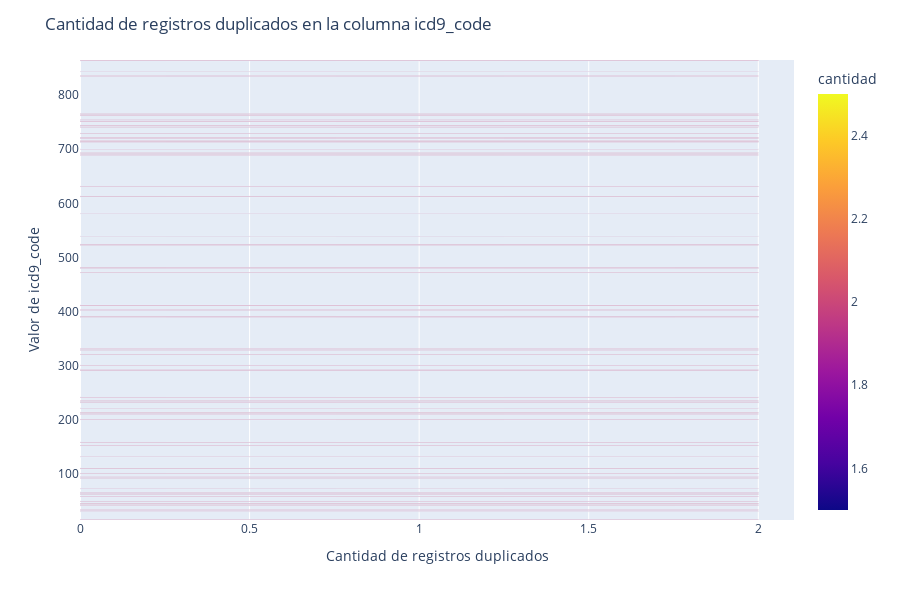

The cell this chart's notebook holds for it:
### Code cell
import plotly.express as px

# Identificamos las filas que están duplicadas en la columna 'icd9_code'
duplicados = df2.duplicated(subset=['icd9_code'], keep=False)

# Filtramos las filas duplicadas usando el método loc()
filas_duplicadas = df2.loc[duplicados]

# Contamos la cantidad de veces que aparece cada valor duplicado
conteo = filas_duplicadas.groupby('icd9_code').size().reset_index(name='cantidad')

# Creamos un diagrama de barras horizontales agrupados con Plotly
fig = px.bar(conteo, x='cantidad', y='icd9_code', orientation='h', 
             color='cantidad', text='cantidad')

# Personalizamos el diseño del gráfico
fig.update_layout(title='Cantidad de registros duplicados en la columna icd9_code',
                  xaxis_title='Cantidad de registros duplicados',
                  yaxis_title='Valor de icd9_code',
                  legend_title='Cantidad',
                  height=600)

# Mostramos el gráfico
fig.show()

### Figure 1 — Plotly figure (JSON) as saved in the notebook; plotly's stock layout.template omitted (floating-point values rounded to 4 significant figures)
{"data": [{"alignmentgroup": "True", "hovertemplate": "cantidad=%{marker.color}<br>icd9_code=%{y}<extra></extra>", "legendgroup": "", "marker": {"color": [2, 2, 2, 2, 2, 2, 2, 2, 2, 2, 2, 2, 2, 2, 2, 2, 2, 2, 2, 2, 2, 2, 2, 2, 2, 2, 2, 2, 2, 2, 2, 2, 2, 2, 2, 2, 2, 2, 2, 2, 2, 2, 2, 2, 2, 2, 2, 2, 2, 2, 2, 2, 2, 2, 2, 2, 2, 2, 2, 2, 2, 2, 2, 2, 2, 2, 2, 2, 2, 2, 2, 2, 2], "coloraxis": "coloraxis", "pattern": {"shape": ""}}, "name": "", "offsetgroup": "", "orientation": "h", "showlegend": false, "text": [2, 2, 2, 2, 2, 2, 2, 2, 2, 2, 2, 2, 2, 2, 2, 2, 2, 2, 2, 2, 2, 2, 2, 2, 2, 2, 2, 2, 2, 2, 2, 2, 2, 2, 2, 2, 2, 2, 2, 2, 2, 2, 2, 2, 2, 2, 2, 2, 2, 2, 2, 2, 2, 2, 2, 2, 2, 2, 2, 2, 2, 2, 2, 2, 2, 2, 2, 2, 2, 2, 2, 2, 2], "textposition": "auto", "type": "bar", "x": [2, 2, 2, 2, 2, 2, 2, 2, 2, 2, 2, 2, 2, 2, 2, 2, 2, 2, 2, 2, 2, 2, 2, 2, 2, 2, 2, 2, 2, 2, 2, 2, 2, 2, 2, 2, 2, 2, 2, 2, 2, 2, 2, 2, 2, 2, 2, 2, 2, 2, 2, 2, 2, 2, 2, 2, 2, 2, 2, 2, 2, 2, 2, 2, 2, 2, 2, 2, 2, 2, 2, 2, 2], "xaxis": "x", "y": [16, 31, 34, 42, 43, 45, 46, 50, 59, 62, 64, 66, 67, 73, 93, 96, 101, 110, 111, 132, 153, 159, 201, 211, 214, 222, 232, 233, 235, 242, 292, 294, 301, 321, 329, 331, 390, 391, 403, 411, 412, 472, 480, 481, 523, 524, 539, 581, 612, 613, 631, 689, 693, 700, 713, 714, 715, 719, 721, 729, 741, 742, 743, 744, 751, 752, 754, 762, 765, 835, 843, 863, 864], "yaxis": "y"}], "layout": {"barmode": "relative", "coloraxis": {"colorbar": {"title": {"text": "cantidad"}}, "colorscale": [[0, "#0d0887"], [0.1111, "#46039f"], [0.2222, "#7201a8"], [0.3333, "#9c179e"], [0.4444, "#bd3786"], [0.5556, "#d8576b"], [0.6667, "#ed7953"], [0.7778, "#fb9f3a"], [0.8889, "#fdca26"], [1, "#f0f921"]]}, "height": 600, "legend": {"title": {"text": "Cantidad"}, "tracegroupgap": 0}, "margin": {"t": 60}, "title": {"text": "Cantidad de registros duplicados en la columna icd9_code"}, "xaxis": {"anchor": "y", "domain": [0, 1], "title": {"text": "Cantidad de registros duplicados"}}, "yaxis": {"anchor": "x", "domain": [0, 1], "title": {"text": "Valor de icd9_code"}}}}
